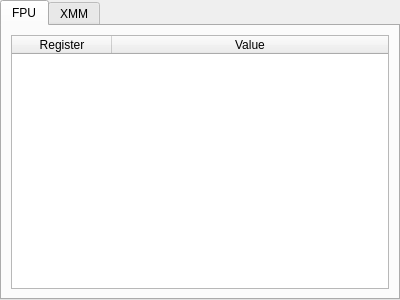
<?xml version="1.0" encoding="UTF-8"?>
<ui version="4.0">
 <class>TabWidget</class>
 <widget class="QTabWidget" name="TabWidget">
  <property name="geometry">
   <rect>
    <x>0</x>
    <y>0</y>
    <width>400</width>
    <height>300</height>
   </rect>
  </property>
  <property name="windowTitle">
   <string>Floating Point Registers</string>
  </property>
  <property name="currentIndex">
   <number>0</number>
  </property>
  <widget class="QWidget" name="FPU">
   <attribute name="title">
    <string>FPU</string>
   </attribute>
   <layout class="QGridLayout" name="gridLayout">
    <item row="0" column="0">
     <widget class="QTableWidget" name="tableWidget_FPU">
      <property name="editTriggers">
       <set>QAbstractItemView::NoEditTriggers</set>
      </property>
      <property name="selectionMode">
       <enum>QAbstractItemView::SingleSelection</enum>
      </property>
      <property name="selectionBehavior">
       <enum>QAbstractItemView::SelectRows</enum>
      </property>
      <property name="wordWrap">
       <bool>false</bool>
      </property>
      <attribute name="horizontalHeaderStretchLastSection">
       <bool>true</bool>
      </attribute>
      <attribute name="verticalHeaderVisible">
       <bool>false</bool>
      </attribute>
      <column>
       <property name="text">
        <string>Register</string>
       </property>
      </column>
      <column>
       <property name="text">
        <string>Value</string>
       </property>
      </column>
     </widget>
    </item>
   </layout>
  </widget>
  <widget class="QWidget" name="XMM">
   <attribute name="title">
    <string>XMM</string>
   </attribute>
   <layout class="QGridLayout" name="gridLayout_2">
    <item row="0" column="0">
     <widget class="QTableWidget" name="tableWidget_XMM">
      <property name="editTriggers">
       <set>QAbstractItemView::NoEditTriggers</set>
      </property>
      <property name="selectionMode">
       <enum>QAbstractItemView::SingleSelection</enum>
      </property>
      <property name="selectionBehavior">
       <enum>QAbstractItemView::SelectRows</enum>
      </property>
      <attribute name="horizontalHeaderStretchLastSection">
       <bool>true</bool>
      </attribute>
      <attribute name="verticalHeaderVisible">
       <bool>false</bool>
      </attribute>
      <column>
       <property name="text">
        <string>Register</string>
       </property>
      </column>
      <column>
       <property name="text">
        <string>Value</string>
       </property>
      </column>
     </widget>
    </item>
   </layout>
  </widget>
 </widget>
 <resources/>
 <connections/>
</ui>
